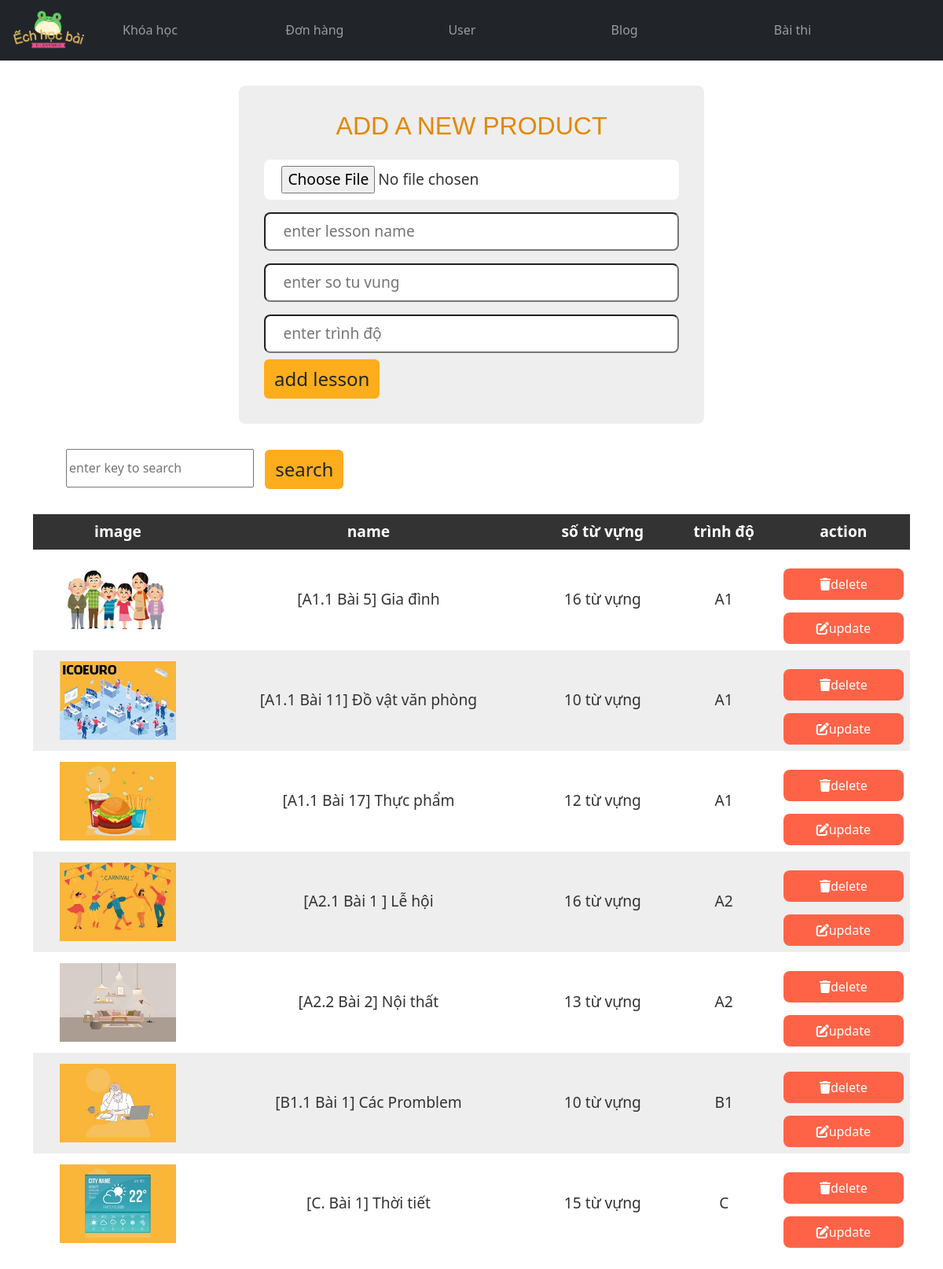
Page /admin_lesson.php on the committed database.
### tables this page shows
CREATE TABLE `baihoc` (
  `id` int(255) NOT NULL,
  `image` varchar(255) NOT NULL,
  `name` varchar(255) NOT NULL,
  `sotuvung` varchar(255) NOT NULL,
  `trinhdo` varchar(255) NOT NULL
);

### admin_lesson.php (the view, shortened to what this page needs)
<?php
@include 'config.php';
?>
<!DOCTYPE html>
<html lang="en">
<head>
    <link rel="stylesheet" href="https://cdnjs.cloudflare.com/ajax/libs/font-awesome/6.5.1/css/all.min.css" />
    <link href="https://cdn.jsdelivr.net/npm/bootstrap@5.3.2/dist/css/bootstrap.min.css" rel="stylesheet">
    <link rel="stylesheet" href="https://cdn.jsdelivr.net/npm/swiper@11/swiper-bundle.min.css"/>
    <link rel="stylesheet" href="./public/css/style.css">
    <link rel="stylesheet" href="./public/css/admin.css">
</head>
<body>
<?php include 'header_admin.php'; ?>
<div class="container">
    <section>
        <form action="" method="post" class="add-form" enctype="multipart/form-data">
            <h3>add a new product</h3>
            <input type="file" name="l_image" accept="image/png,image/jpg,image/jpeg" class="box" required>
            <input type="text" name="l_name" placeholder="enter lesson name" class="box" required>
            <input type="text" name="l_sotuvung" min="0" placeholder="enter so tu vung" class="box" required>
            <input type="text" name="l_trinhdo" min="0" placeholder="enter trình độ" class="box" required>
        <input type="submit" value="add lesson" name="add_lesson" class="btn">
        </form>
    </section>
    <div class="search-form">
        <form action="" method="get">
            <input type="text" name="search" placeholder="enter key to search" class="search box" value="<?php if(isset($_GET["search"])) {echo $_GET["search"]; } ?>">
            <input type="submit" value="search" name="search_user" class="btn">
        </form>
    </div>
    <section class="display-table mt-3">
        <table>
            <thead>
                <th>image</th>
                <th>name</th>
                <th>số từ vựng</th>
                <th>trình độ</th>
                <th>action</th>
            </thead>
            <tbody>
                <?php
               if(isset($_GET["search"]) && !empty($_GET["search"])){
                $key= $_GET["search"];
                $select_products = mysqli_query($conn,"SELECT *FROM baihoc WHERE id LIKE '%$key%' OR name LIKE '%$key%' OR sotuvung LIKE '%$key%' OR trinhdo LIKE '%$key%' ");
            }else{
                $select_products = mysqli_query($conn,"SELECT * FROM `baihoc`");
            }
            if(mysqli_num_rows($select_products) > 0){
                while($row = mysqli_fetch_assoc($select_products)){
                ?>
                <tr>
                <td><img src="./public/img/<?php echo $row['image']; ?>" height="100" ></td>
                <td><?php echo $row['name']; ?></td>
                <td><?php echo $row['sotuvung']; ?></td>
                <td><?php echo $row['trinhdo']; ?></td>
                <td>
                    <a href="admin_lesson.php?delete=<?php echo $row['id']; ?>" class="delete-btn"
                    onclick="return confirm('are your sure you want to delete this?');"><i
                    class="fas fa-trash"></i>delete</a>
                    <a href="admin_lesson.php?edit=<?php echo $row['id']; ?>" class="option-btn"><i
                    class="fas fa-edit"></i>update</a>
                </td>
                </tr>
                <?php
                            }
                    }else{
                        echo "<div class='empty'>no lesson added</div>";
                    }
                ?>
            </tbody>
        </table>
    </section>
</div>
</body>
</html>

### public/css/style.css (style rules this page uses)
:root { --blue: #2980b9; --red: tomato; --orange: orange; --black: #333; --white: #fff; --bg-color: #eee; --dark-bg: rgba(0, 0, 0, .7); --box-shadow: 0 .5rem 1rem rgba(0, 0, 0, .1); --border: .1rem solid #999; }
a { text-decoration: none; }
img { vertical-align: middle; border-style: none; }
.search { margin: 0px 50px; }
h1, h2, h3, h4, h5 { font-family: Arial,Helvetica,sans-serif,'Segoe UI','Helvetica Neue'; }
table { border-collapse: collapse; }
.option-btn, .delete-btn { display: block; width: 100%; text-align: center; color: var(--white); font-size: 1rem; padding: 0.2rem 1rem; border-radius: .5rem; cursor: pointer; margin-top: 1rem; margin-top: 0; background-color: var(--red); }

### public/css/admin.css (style rules this page uses)
input.btn { background-color: #fead1d; font-size: 1.5rem; }
.option-btn, .delete-btn { padding: 0.5rem 1rem; margin-top: 1rem; }
.add-form { max-width: 37rem; background-color: var(--bg-color); border-radius: .5rem; padding: 2rem; margin: 0 auto; margin: 2rem auto; }
.add-form h3 { font-size: 2rem; margin-bottom: 1rem; color: #e28800; text-transform: uppercase; text-align: center; }
.add-form .box { text-transform: none; padding: 0.5rem 1.4rem; font-size: 1.2rem !important; color: var(--black); border-radius: .5rem; background-color: var(--white); margin: 0.5rem 0; width: 100%; }
.display-table table { width: 100%; text-align: center; }
.display-table table thead th { padding: 0.5rem; font-size: 1.2rem; background-color: var(--black); color: var(--white); }
.display-table table td { padding: 0.5rem; font-size: 1.2rem; color: var(--black); }
.display-table table td:first-child { padding: 0; }
.display-table table tr:nth-child(even) { background-color: var(--bg-color); }
.display-table { margin-bottom: 3rem; }
.search-form { margin: 2rem; }
.search { height:49px; margin: 0 10px; }

### rows in the picture
baihoc: image (picture), name "[A1.1 Bài 5] Gia đình", sotuvung "16 từ vựng", trinhdo "A1"
baihoc: image (picture), name "[A1.1 Bài 11] Đồ vật văn phòng", sotuvung "10 từ vựng", trinhdo "A1"
baihoc: image (picture), name "[A1.1 Bài 17] Thực phẩm", sotuvung "12 từ vựng", trinhdo "A1"
baihoc: image (picture), name "[A2.1 Bài 1 ] Lễ hội", sotuvung "16 từ vựng", trinhdo "A2"
baihoc: image (picture), name "[A2.2 Bài 2] Nội thất", sotuvung "13 từ vựng", trinhdo "A2"
baihoc: image (picture), name "[B1.1 Bài 1] Các Promblem", sotuvung "10 từ vựng", trinhdo "B1"
baihoc: image (picture), name "[C. Bài 1] Thời tiết", sotuvung "15 từ vựng", trinhdo "C"
